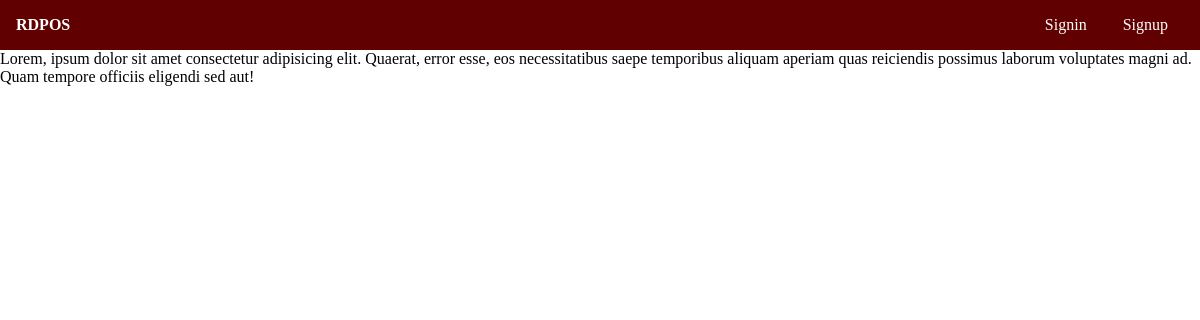
The page /Main/about.php on the database its author committed.
### tables this page shows
CREATE TABLE `maintinance` (
  `system_id` int(11) NOT NULL,
  `system_name` varchar(255) NOT NULL,
  `system_banner` varchar(255) NOT NULL,
  `system_logo` varchar(255) NOT NULL,
  `system_content` varchar(255) NOT NULL,
  `system_address` varchar(255) NOT NULL,
  `system_contact` varchar(255) NOT NULL,
  `system_tax` float NOT NULL,
  `system_shipfee` double NOT NULL,
  `system_fb` varchar(255) NOT NULL
);

### Main/include/maintinance.php (called while the page is built, shortened)
<?php
include ("../connection.php");
$get_record = mysqli_query ($connections,"SELECT * FROM maintinance");
$row = mysqli_fetch_assoc($get_record);
$db_system_name = $row ["system_name"];
$db_system_content = $row ["system_content"];
?>

### Main/about.php (the view, shortened to what this page needs)
<?php
include "include/maintinance.php";
include "view/navigation.php";
?><html lang="en">
<head>
</head>
<body>
<?php echo $db_system_content ?>
</body>
</html>

### Main/view/navigation.php (shortened to what this page needs)
<section class="top-nav">
    <div>
        <a href='index.php'><h4><?=$db_system_name; ?></h4></a>
    </div>
    <ul class="menu">
        <li><a href='login.php'><i class="fa fa-lock" style="font-size:15px"></i> &nbsp;Signin</a></li>
        <li><a href='register.php'><i class="fa fa-user-plus" style="font-size:15px"></i>&nbsp;Signup</a></li>
    </ul>
</section>

### Main/view/navigation.php (style rules this page uses)
.top-nav a { color: inherit; text-decoration: none; }
html, body { margin: 0; height: 100%; }
* { font-family: "Raleway"; box-sizing: border-box; }
.top-nav { display: flex; flex-direction: row; align-items: center; justify-content: space-between; background-color: #00BAF0; background: #600000; color: #FFF; height: 50px; padding: 1em; }
.menu { display: flex; flex-direction: row; list-style-type: none; margin: 0; padding: 0; }
.menu > li { margin: 0 1rem; overflow: hidden; }

### rows shown on the page
maintinance: system_name "RDPOS", system_content "Lorem, ipsum dolor sit amet consectetur adipisicing elit. Quaerat, error esse, eos necessitatibus saepe temporibus aliquam aperiam quas reiciendis possimus laborum voluptates magni ad. Quam tempore officiis eligendi sed aut!"
